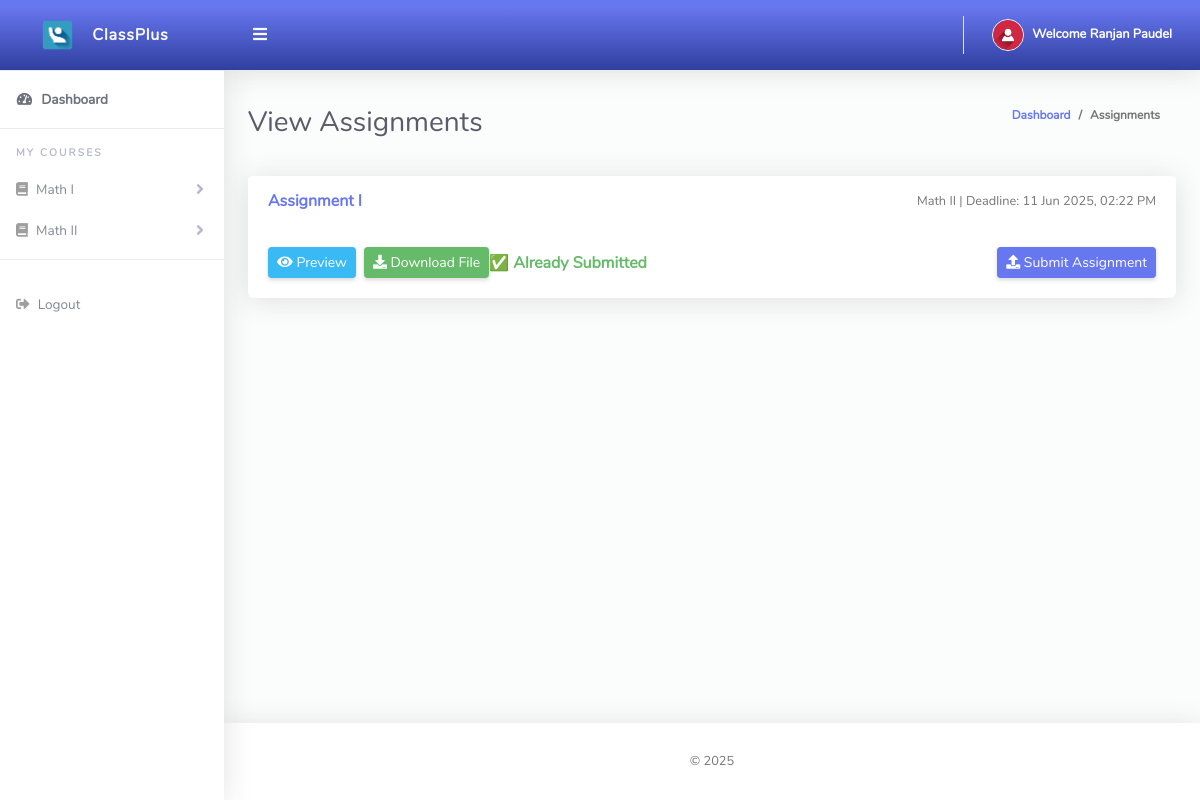
The page /Student/viewAssignment.php?course_id=11&type=assignments (signed in) on the database its author committed.
### tables this page shows
CREATE TABLE `tblclassarms` (
  `Id` int(11) NOT NULL,
  `CourseCode` varchar(10) NOT NULL,
  `ClassId` int(10) NOT NULL,
  `CourseName` varchar(255) NOT NULL,
  `AssignedTo` varchar(50) NOT NULL,
  `isAssigned` varchar(10) NOT NULL
);

CREATE TABLE `tblstudents` (
  `SymbolNo` int(10) NOT NULL,
  `ClassId` int(11) NOT NULL,
  `firstName` varchar(255) NOT NULL,
  `lastName` varchar(255) NOT NULL,
  `RegistrationNo` varchar(255) NOT NULL,
  `Program` varchar(20) NOT NULL,
  `Year(Batch)` year(4) NOT NULL,
  `emailAddress` varchar(100) DEFAULT NULL,
  `password` varchar(255) NOT NULL,
  `webauthn_setup_token` varchar(255) DEFAULT NULL,
  `webauthn_setup_token_expiry` datetime DEFAULT NULL
);

CREATE TABLE `tblassignments` (
  `Id` int(11) NOT NULL,
  `Title` varchar(255) NOT NULL,
  `Description` text DEFAULT NULL,
  `FilePath` varchar(255) DEFAULT NULL,
  `ClassArmId` int(11) NOT NULL,
  `Deadline` datetime NOT NULL,
  `UploadedBy` int(11) NOT NULL,
  `UploadDate` datetime NOT NULL,
  `isDeleted` tinyint(1) DEFAULT 0
);

### Student/viewAssignment.php (the view, shortened to what this page needs)
<?php
include '../Includes/dbcon.php';
$studentId = $_SESSION['userId'];
$courseId = intval($_GET['course_id']);
$assignmentQuery = "
    SELECT a.*, ca.CourseName
    FROM tblassignments a
    JOIN tblclassarms ca ON a.ClassArmId = ca.Id
    WHERE a.ClassArmId = '$courseId'
    ORDER BY a.Deadline ASC
";
$result = mysqli_query($conn, $assignmentQuery);
$assignments = [];
while ($row = mysqli_fetch_assoc($result)) {
    $assignments[] = $row;
}
$submittedQuery = mysqli_query($conn, "
    SELECT AssignmentId FROM tblsubmissions
    WHERE StudentId = '$studentId'
");
$submittedAssignments = [];
while ($row = mysqli_fetch_assoc($submittedQuery)) {
    $submittedAssignments[] = $row['AssignmentId'];
}
?>
<!DOCTYPE html>
<html lang="en">
<head>
    <link href="../vendor/fontawesome-free/css/all.min.css" rel="stylesheet">
    <link href="../vendor/bootstrap/css/bootstrap.min.css" rel="stylesheet">
    <link href="css/ruang-admin.min.css" rel="stylesheet">
</head>
<body id="page-top">
<div id="wrapper">
    <?php include "Includes/sidebar.php"; ?>
    <div id="content-wrapper" class="d-flex flex-column">
        <div id="content">
            <?php include "Includes/topbar.php"; ?>
            <div class="container-fluid" id="container-wrapper">
                <div class="d-sm-flex align-items-center justify-content-between mb-4">
                    <h1 class="h3 mb-0 text-gray-800">View Assignments</h1>
                    <ol class="breadcrumb">
                        <li class="breadcrumb-item"><a href="index.php">Dashboard</a></li>
                        <li class="breadcrumb-item active" aria-current="page">Assignments</li>
                    </ol>
                </div>
                <div class="row">
                    <div class="col-lg-12">
                        <?php if (count($assignments) > 0): ?>
                            <?php foreach ($assignments as $assignment): ?>
                                <div class="card mb-4">
                                    <div class="card-header py-3 d-flex flex-row justify-content-between align-items-center">
                                        <h6 class="m-0 font-weight-bold text-primary">
                                            <?= htmlspecialchars($assignment['Title']) ?>
                                        </h6>
                                        <small class="text-muted">
                                            <?= htmlspecialchars($assignment['CourseName']) ?> |
                                            Deadline: <?= date('d M Y, h:i A', strtotime($assignment['Deadline'])) ?>
                                        </small>
                                    </div>
                                    <div class="card-body">
                                        <div class="d-flex align-items-center flex-wrap gap-2">
                                            <?php if (!empty($assignment['FilePath'])): ?>
                                                <button class="btn btn-info btn-sm preview-btn" data-file="<?= htmlspecialchars($assignment['FilePath']) ?>">
                                                    <i class="fas fa-eye"></i> Preview
                                                </button>
                                                <a href="../uploads/assignments/<?= htmlspecialchars($assignment['FilePath']) ?>" download class="btn btn-success btn-sm ml-2">
                                                    <i class="fas fa-download"></i> Download File
                                                </a>
                                            <?php else: ?>
                                                <span class="text-muted mr-3">No file attached.</span>
                                            <?php endif; ?>
                                            <?php if (in_array($assignment['Id'], $submittedAssignments)): ?>
                                                <span class="text-success font-weight-bold mr-3">
                                                    ✅ Already Submitted
                                                </span>
                                            <?php endif; ?>
                                            <a href="submitAssignment.php?aid=<?= $assignment['Id'] ?>" class="btn btn-primary btn-sm ml-auto">
                                                <i class="fas fa-upload"></i> Submit Assignment
                                            </a>
                                        </div>
                                    </div>
                                </div>
                            <?php endforeach; ?>
                        <?php else: ?>
                            <div class="alert alert-info">No assignments available for this course.</div>
                        <?php endif; ?>
                    </div>
                </div>
            </div>
        </div>
        <?php include "Includes/footer.php"; ?>
    </div>
</div>
</body>
</html>

### Student/Includes/sidebar.php (shortened to what this page needs)
<?php
include '../Includes/dbcon.php';
$student_id = isset($_SESSION['userId']) ? $_SESSION['userId'] : 0;
?>
<ul class="navbar-nav sidebar sidebar-light accordion" id="accordionSidebar">
  <a class="sidebar-brand d-flex align-items-center bg-gradient-primary justify-content-center" href="index.php">
    <div class="sidebar-brand-icon">
      <img src="img/logo/attnlg.jpg">
    </div>
    <div class="sidebar-brand-text mx-3">ClassPlus</div>
  </a>
  <hr class="sidebar-divider my-0">
  <li class="nav-item active">
    <a class="nav-link" href="index.php">
      <i class="fas fa-fw fa-tachometer-alt"></i>
      <span>Dashboard</span></a>
  </li>
  <hr class="sidebar-divider">
  <div class="sidebar-heading">My Courses</div>
  <?php
  $query_courses = "SELECT tblclassarms.Id, tblclassarms.CourseName
                    FROM tblclassarms
                    INNER JOIN tblclass ON tblclassarms.ClassId = tblclass.Id
                    INNER JOIN tblstudents ON tblstudents.ClassId = tblclass.Id
                    WHERE tblstudents.SymbolNo = $student_id";
  $rs = mysqli_query($conn, $query_courses);
  $courses = [];
  while ($row = mysqli_fetch_assoc($rs)) {
      $courses[] = $row;
  }
  foreach ($courses as $index => $course):
    $collapseId = 'collapseCourse' . $index;
  ?>
    <li class="nav-item">
      <a class="nav-link collapsed" href="#" data-toggle="collapse" data-target="#<?= $collapseId ?>"
         aria-expanded="false" aria-controls="<?= $collapseId ?>">
        <i class="fas fa-book"></i>
        <span>
          <?= htmlspecialchars($course['CourseName']) ?>
        </span>
      </a>
    </li>
  <?php endforeach; ?>
  <hr class="sidebar-divider">
  <li class="nav-item">
    <a class="nav-link" href="logout.php">
      <i class="fas fa-sign-out-alt"></i>
      <span>Logout</span>
    </a>
  </li>
</ul>

### Student/Includes/topbar.php (shortened to what this page needs)
<?php
  $query = "SELECT * FROM tblstudents WHERE SymbolNo = ".$_SESSION['userId']."";
  $rs = $conn->query($query);
  $rows = $rs->fetch_assoc();
  $fullName = $rows['firstName']." ".$rows['lastName'];
?>
<nav class="navbar navbar-expand navbar-light bg-gradient-primary topbar mb-4 static-top">
          <button id="sidebarToggleTop" class="btn btn-link rounded-circle mr-3">
            <i class="fa fa-bars"></i>
          </button>
          <ul class="navbar-nav ml-auto">
            <li class="nav-item dropdown no-arrow">
              <a class="nav-link dropdown-toggle" href="#" id="userDropdown" role="button" data-toggle="dropdown"
                aria-haspopup="true" aria-expanded="false">
                <img class="img-profile rounded-circle" src="img/user-icn.png" style="max-width: 60px">
                <span class="ml-2 d-none d-lg-inline text-white small"><b>Welcome <?php echo $fullName;?></b></span>
              </a>
            </li>
          </ul>
        </nav>

### rows shown on the page
tblclassarms: CourseName "Math I"
tblclassarms: CourseName "Math II"
tblstudents: fullName "Ranjan Paudel"
tblassignments: Title "Assignment I", ClassArmId.CourseName "Math II", Deadline "11 Jun 2025, 02:22 PM", shows "✅ Already Submitted"
